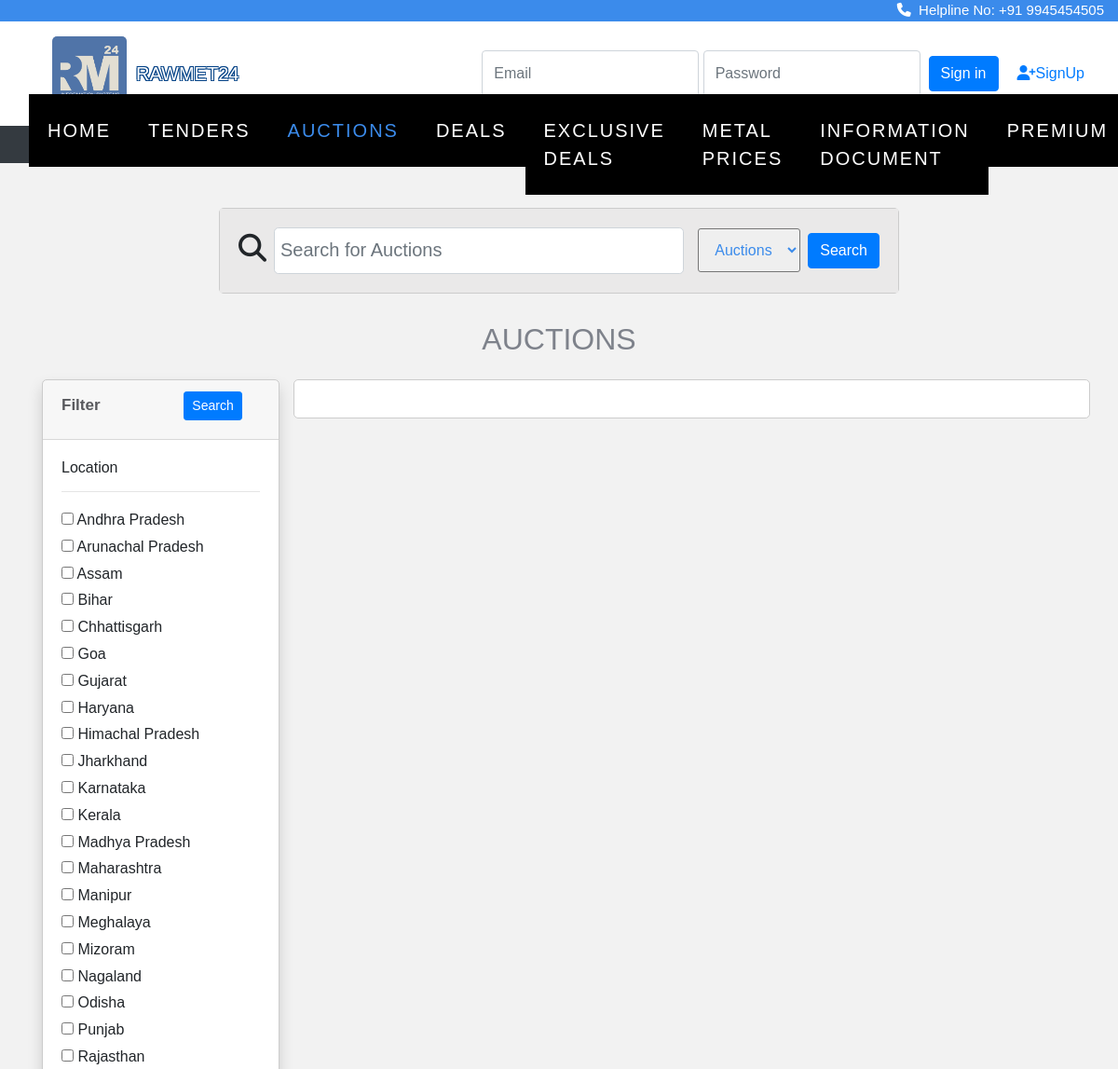
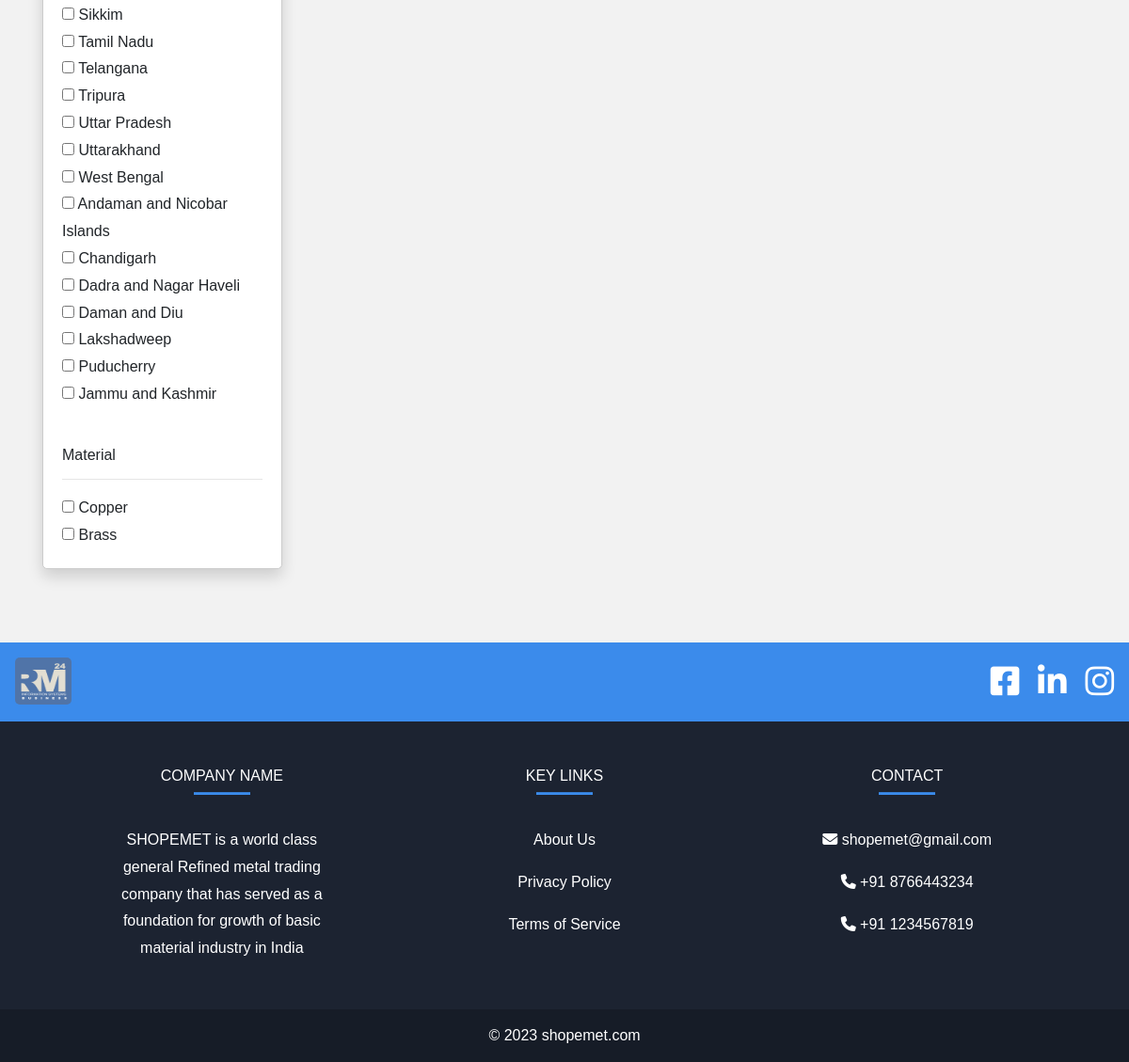
The app's page /tender/auction_search.php with its own data (2 pictures, top to bottom).
### tables this page shows
CREATE TABLE `location` (
  `state_id` int(11) NOT NULL,
  `state_name` varchar(50) DEFAULT NULL
);

### tender/auction_search.php (the view, shortened to what this page needs)
<?php
include "connect.php";
?>
<!doctype html>
<html lang="en">
  <head>
    <link rel="stylesheet" href="https://cdn.jsdelivr.net/npm/bootstrap@4.0.0/dist/css/bootstrap.min.css">
<link rel="stylesheet" href="https://stackpath.bootstrapcdn.com/font-awesome/4.7.0/css/font-awesome.min.css">
<link rel="stylesheet" href="https://cdnjs.cloudflare.com/ajax/libs/font-awesome/4.7.0/css/font-awesome.min.css">
<link rel="stylesheet" href="css/style.css">
<link rel="stylesheet" href="css/_buttons.scss">
<link rel="stylesheet" href="css/buttons.scss">
<link rel="stylesheet" href="css/auction.css">
<link rel="stylesheet" href="css/reboot.scss">
<link rel="stylesheet" href="https://cdnjs.cloudflare.com/ajax/libs/font-awesome/6.4.0/css/all.min.css">
<link href='https://unpkg.com/boxicons@2.1.4/css/boxicons.min.css' rel='stylesheet'>
<link rel="stylesheet" href="https://cdnjs.cloudflare.com/ajax/libs/font-awesome/4.7.0/css/font-awesome.min.css">
<link rel="stylesheet" type="text/css" href="https://stackpath.bootstrapcdn.com/bootstrap/4.4.1/css/bootstrap.min.css">
<link rel="stylesheet" type="text/css" href="https://pixinvent.com/stack-responsive-bootstrap-4-admin-template/app-assets/css/bootstrap-extended.min.css">
<link rel="stylesheet" type="text/css" href="https://pixinvent.com/stack-responsive-bootstrap-4-admin-template/app-assets/fonts/simple-line-icons/style.min.css">
</head>
</head>
<body>
<div class="strip">
  <a href="#"><i class="fa-solid fa-phone"></i>&nbsp Helpline No: +91 9945454505</a>
</div>
<section class="ftco-section" style="padding-top: 5px;">
  <section
           class="d-flex justify-content-between p-3"
           style="background-color:white"
           >
    <div class="me-5">
      <img src="image/rawmetlogo.jpeg" width="80px" height="auto" style="border-radius: 5px; margin-left: 40px;">
    </div>&nbsp   <p style=" position:absolute; margin-left:130px; margin-top: 25px;" class="tft desktop-view">RAWMET24</p>
    <?php
       if(!isset($_SESSION['buyer_name'])){
       ?>
         <form class="form-inline" action="verify.php" method="post">
           <input type="email" class="form-control" name="email" placeholder="Email" name="email">
           <input type="password" class="form-control" name="password" placeholder="Password" name="pswd">&nbsp&nbsp
           <br>
           <button class="btn btn-primary" type="submit">Sign in</button>
           <a href="signup.html" style="font-size: medium; padding: 20px; ">
             <i class="fa-solid fa-user-plus"></i>SignUp
           </a>
         </form>
       <?php
      } ?>
     </section>
<nav class="navbar navbar-expand-lg navbar-dark ftco_navbar bg-dark ftco-navbar-light" id="ftco-navbar">
<div class="container-fluid">
<div class="collapse navbar-collapse" id="ftco-nav">
<ul class="navbar-nav m-auto">
<li class="nav-item "><a href="home.php" class="nav-link">Home</a></li>
<li class="nav-item "><a href="tender.php" class="nav-link">Tenders</a></li>
<li class="nav-item active "><a href="auction.php" class="nav-link">Auctions</a></li>
<li class="nav-item "><a href="deals.php" class="nav-link">Deals</a></li>
<li class="nav-item"><a href="exclusivedeals.php" class="nav-link">Exclusive Deals</a></li>
<li class="nav-item"><a href="metalsearch.php" class="nav-link">Metal Prices</a></li>
<li class="nav-item"><a href="info_page.php" class="nav-link">Information Document</a></li>
<li class="nav-item"><a href="price.html" class="nav-link">Premium</a></li>
</ul>
</div>
</div>
</nav>
</section>
<section class="home">
<br><br>
<div class="container">
<div class="row ">
  <div class="col-12 col-md-10 col-lg-8">
      <div class="card card-sm">
        <div class="card-body row no-gutters align-items-center" style="background-color: #eae9e9;">
          <div class="col-auto">
            <i class="fa fa-search" style="font-size: 30px; margin-right: 8px;"></i>
          </div>
          <div class="col">
            <input class="form-control form-control-lg form-control-borderless" type="search" id="meterial"
              placeholder="Search for Auctions" style="padding:10px 0px 10px 6px; margin-right: 100px;">
          </div>
          <select name="sort" id="tender" style="padding:13px; margin-left: 15px; margin-right: 8px; border-radius:3px;"
            placeholder="Search ">
            <option value="auction">Auctions</option>
          </select>
          <div class="col-auto">
            <button class="btn btn-primary" onclick="myFunction()" type="submit">Search</button>
          </div>
        </div>
  </div>
</div>
</div>
</div>
 <center>
 <h2 style="color: #7e828b;">AUCTIONS</h2> </center>
    <div class="container">
        <div class="row">
            <div class="col-md-3">
                <form action="auction_search.php?l=" method="GET">
                    <div class="card shadow mt-3">
                        <div class="card-header">
                            <h5>Filter&nbsp&nbsp&nbsp&nbsp&nbsp&nbsp&nbsp&nbsp&nbsp&nbsp&nbsp&nbsp&nbsp&nbsp&nbsp&nbsp&nbsp&nbsp
                                <button type="submit" class="btn btn-primary btn-sm float-end" >Search</button>
                            </h5>
                        </div>
                        <div class="card-body">
                            <h6>Location</h6>
                            <hr>
                            <?php
                            $brand_query = "SELECT * FROM location";
                            $brand_query_run = mysqli_query($con, $brand_query);
                            if (mysqli_num_rows($brand_query_run) > 0) {
                                foreach ($brand_query_run as $locationlist) {
                                    ?>
                                    <div id="checkbox">
                                        <input type="checkbox" name="locations" value="<?= $locationlist['state_name']; ?>"
                                            ?>>
                                        <?= $locationlist['state_name']; ?>
                                    </div>
                                    <?php
                                }
                            } else {
                              echo "<div class='abc'>";
                              echo "No result is found";
                              echo "</div>";
                            }
                            ?>
                        </div>
                        <div class="card-body">
                            <h6>Material</h6>
                            <hr>
                            <?php
                            $brand_query = "SELECT DISTINCT material FROM auction";
                            $brand_query_run = mysqli_query($con, $brand_query);
                            if (mysqli_num_rows($brand_query_run) > 0) {
                                foreach ($brand_query_run as $materiallist) {
                                    ?>
                                    <div id="checkbox">
                                        <input type="checkbox" name="materials" value="<?= $materiallist['material']; ?>"
                                            ?>>
                                        <?= $materiallist['material']; ?>
                                    </div>
                                    <?php
                                }
                            } else {
                               echo "<div class='abc'>";
                                  echo "No result is found";
                                  echo "</div>";
                            }
                            ?>
                        </div>
                    </div>
                </form>
            </div>
            <div class="col-md-9 mt-3 desktop-view">
                    <div class="card card-body row">
               <div></section>
    <center style="color: #3b8beb;">
    <br><br>
    <center style="color: #3b8beb;">
<footer class="text-center text-lg-start text-white" style="background-color: #1c2331">
  <section class="d-flex justify-content-between p-3" style="background-color:#3b8beb">
    <div class="me-5">
      <img src="image/rawmetlogo.jpeg" width="60px" height="50px" style="border-radius: 5px;">
    </div>
    <div class="icon" style="font-size: 35px; padding-right: 0px;word-spacing: 10px;">
      <a href="" class="text-white me-4">
        <i class="fa-brands fa-square-facebook"></i>
      </a>
      <a href="" class="text-white me-4">
        <i class="fa-brands fa-linkedin"></i>
      </a>
      <a href="" class="text-white me-4">
        <i class="fa-brands fa-instagram"></i>
      </a>
    </div>
  </section>
  <section class="">
    <div class="container text-center text-md-start mt-5">
      <div class="row mt-3">
        <div class="col-md-3 col-lg-4 col-xl-3 mx-auto mb-4">
          <h6 class="text-uppercase fw-bold" style="color: #fff;">Company name</h6>
          <hr class="mb-4 mt-0 d-inline-block mx-auto" style="width: 60px; background-color: #3b8beb; height: 2px" />
          <p>
            SHOPEMET is a world class general Refined metal trading company that has served as a foundation for growth
            of basic material industry in India
          </p>
        </div>
        <div class="col-md-2 col-lg-2 col-xl-2 mx-auto mb-4">
          <h6 class="text-uppercase fw-bold" style="color: #fff;">Key links</h6>
          <hr class="mb-4 mt-0 d-inline-block mx-auto" style="width: 60px; background-color: #3b8beb; height: 2px" />
          <p>
            <a href="aboutus.php" class="text-white">About Us</a>
          </p>
          <p>
            <a href="policy.php" class="text-white">Privacy Policy</a>
          </p>
          <p>
            <a href="terms_" class="text-white">Terms of Service</a>
          </p>
        </div>
        <div class="col-md-4 col-lg-3 col-xl-3 mx-auto mb-md-0 mb-4">
          <h6 class="text-uppercase fw-bold" style="color: #fff;">Contact</h6>
          <hr class="mb-4 mt-0 d-inline-block mx-auto" style="width: 60px; background-color: #3b8beb; height: 2px" />
          <p><i class="fa fa-envelope" aria-hidden="true"></i> shopemet@gmail.com</p>
          <p><i class="fa fa-phone" aria-hidden="true"></i> +91 8766443234</p>
          <p><i class="fa fa-phone" aria-hidden="true"></i> +91 1234567819</p>
        </div>
      </div>
    </div>
  </section>
  <div class="text-center p-3" style="background-color: rgba(0, 0, 0, 0.2)">
    © 2023
    <a class="text-white" href="https://mdbootstrap.com/">shopemet.com</a>
  </div>
</footer>
</body>
</html>

### tender/css/auction.css (style rules this page uses)
.col-lg-4 { flex: 0 0 33.33333%; max-width: 33.33333%; position: relative; width: 100%; padding-right: 15px; padding-left: 15px; }
.d-flex { display: flex !important; }
.row { display: flex; flex-wrap: wrap; margin-right: -15px; margin-left: -15px; }
.card { margin-top: 0%; margin-bottom: 0%; }

### tender/auction_search.php (style rules this page uses)
body { font-family: Arial, Helvetica, sans-serif; }
.strip { width: 100%; background-color: #3b8beb; overflow: auto; }
.strip a { float: right; margin-right: 15px; padding-left: 10px; color: white; text-decoration: none; font-size: 15px; }
.card { border: 1px solid #ccc; border-radius: 5px; margin-bottom: 20px; }
h5 { font-size: 17px; font-family: 'Montserrat', sans-serif; color:#595a5e; font-weight: bold; }
.tft { color: white; font-size: 20px; text-shadow: -1px 1px 0 #004085, 1px 1px 0 #004085, 1px -1px 0 #004085, -1px -1px 0 #004085; }

### records on screen
location: state_name "Andhra Pradesh"
location: state_name "Arunachal Pradesh"
location: state_name "Assam"
location: state_name "Bihar"
location: state_name "Chhattisgarh"
location: state_name "Goa"
location: state_name "Gujarat"
location: state_name "Haryana"
location: state_name "Himachal Pradesh"
location: state_name "Jharkhand"
location: state_name "Karnataka"
location: state_name "Kerala"
location: state_name "Madhya Pradesh"
location: state_name "Maharashtra"
location: state_name "Manipur"
location: state_name "Meghalaya"
location: state_name "Mizoram"
location: state_name "Nagaland"
location: state_name "Odisha"
location: state_name "Punjab"
location: state_name "Rajasthan"
location: state_name "Sikkim"
location: state_name "Tamil Nadu"
location: state_name "Telangana"
location: state_name "Tripura"
location: state_name "Uttar Pradesh"
location: state_name "Uttarakhand"
location: state_name "West Bengal"
location: state_name "Andaman and Nicobar Islands"
location: state_name "Chandigarh"
location: state_name "Dadra and Nagar Haveli"
location: state_name "Daman and Diu"
location: state_name "Lakshadweep"
location: state_name "Puducherry"
location: state_name "Jammu and Kashmir"

### other values on screen
$materiallist['material'] "Copper"
$materiallist['material'] "Brass"
